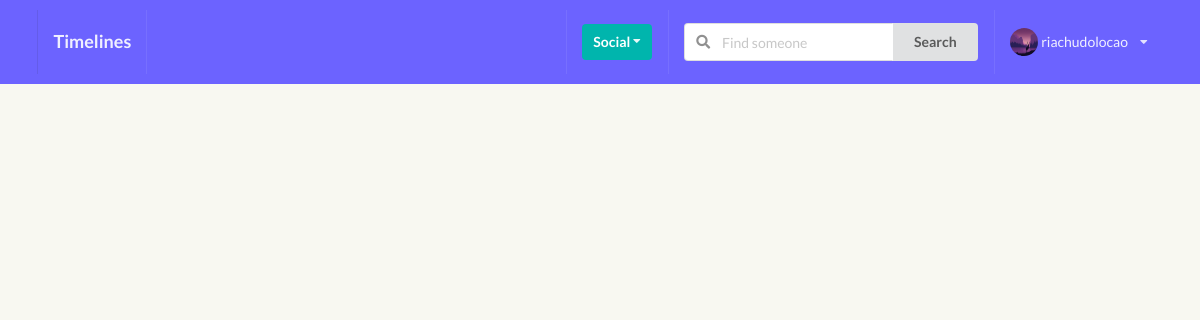
/profiles/my_invites/ (signed in), run on an earlier commit of the app's database.
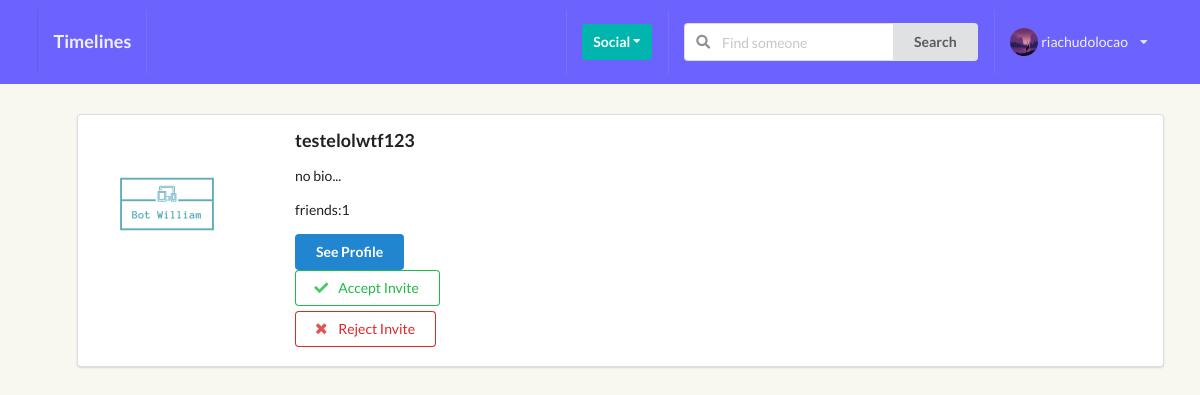
And on a later commit of the database.
### perfil/models.py (models this page shows, shortened)
class Profile(models.Model):
    first_name = models.CharField(max_length=200, blank=True)
    last_name = models.CharField(max_length=200, blank=True)
    username = models.OneToOneField(User, on_delete=models.CASCADE)
    bio = models.TextField(default="no bio...", max_length=120)
    email = models.EmailField(max_length=200, blank=True)
    country = models.CharField(max_length=200, blank=True)
    avatar = models.ImageField(default='avatar.png', upload_to='avatars/')
    friends = models.ManyToManyField(User, blank=True, related_name='friends')
    slug = models.SlugField(unique=True, blank=True)
    updated = models.DateTimeField(auto_now=True)
    created = models.DateTimeField(auto_now_add=True)
    objects = ProfileManager()
    def get_friends_no(self):
        return self.friends.count()
    __initial_first_name = None
    __initial_last_name = None
    def __init__(self, *args, **kwargs):
        super().__init__(*args, **kwargs)
        self.__initial_first_name = self.first_name
        self.__initial_last_name = self.last_name

### perfil/views.py (the view)
# urls.py: path('my_invites/', invites_received_view, name="my-invites-view"),
@login_required
def invites_received_view(request):
    profile = Profile.objects.get(username=request.user)
    qs = Relationship.objects.invitations_received(profile)
    result = list(map(lambda x: x.sender, qs))
    is_empty = False
    if len(result) == 0:
        is_empty = True
    context = {
        'qs': result,
        'is_empty': is_empty,
        }
    return render(request, 'perfil/my_invites.html', context)

### perfil/context_processors.py (called while the page is built)
def profile_pic(request):
    if request.user.is_authenticated:
        profile_obj = Profile.objects.get(username=request.user)
        pic = profile_obj.avatar
        return {'picture':pic}
    return {}

def invitations_received_no(request):
    if request.user.is_authenticated:
        profile_obj = Profile.objects.get(username=request.user)
        qs_count = Relationship.objects.invitations_received(profile_obj).count()
        return {'invites_num':qs_count}
    return {}

### perfil/models.py (called while the page is built)
    def invitations_received(self, receiver):
        qs = Relationship.objects.filter(receiver=receiver, status='send')
        return qs

### perfil/templates/perfil/my_invites.html (shortened to what this page needs)
{% extends 'base.html' %} {% block title %} My Invites {% endblock title %} {% block content %} {% if is_empty %}
<h4>You have no invitations</h4>
{% endif %}
<ul class="pt-100">
    {% for obj in qs %}
    <div class="ui segment ">
        <div class="ui grid">
            <div class="row">
                <div class="three wide column">
                    <img class="ui small circular image profile-pic" src="{{ obj.avatar.url }}">
                </div>
                <div class="thirteen wide column">
                    <h3>{{obj.username}}</h3>
                    <p>{{obj.bio}}</p>
                    <p>friends:{{obj.get_friends_no}}</p>
                    <button class="ui primary button">See Profile</button>
                    <form action="{% url 'perfil:accept_invitation' %}" method="POST">
                        <button type="submit" class="ui positive basic button w-big mb-5">
                                    <i class="check icon"></i>
                                    Accept Invite
                                </button>
                    </form>
                    <form action="{% url 'perfil:reject_invitation' %}" method="POST">
                        <button type="submit" class="ui negative basic button w-big mb-5">
                                    <i class="close icon"></i>
                                    Reject Invite
                                </button>
                    </form>
                </div>
            </div>
        </div>
    </div>
    {% endfor %}
</ul>
{% endblock content %}

What changed in the data, as far as the page shows it:
added Profile: avatar (picture), username "testelolwtf123", bio "no bio...", get_friends_no "1"
